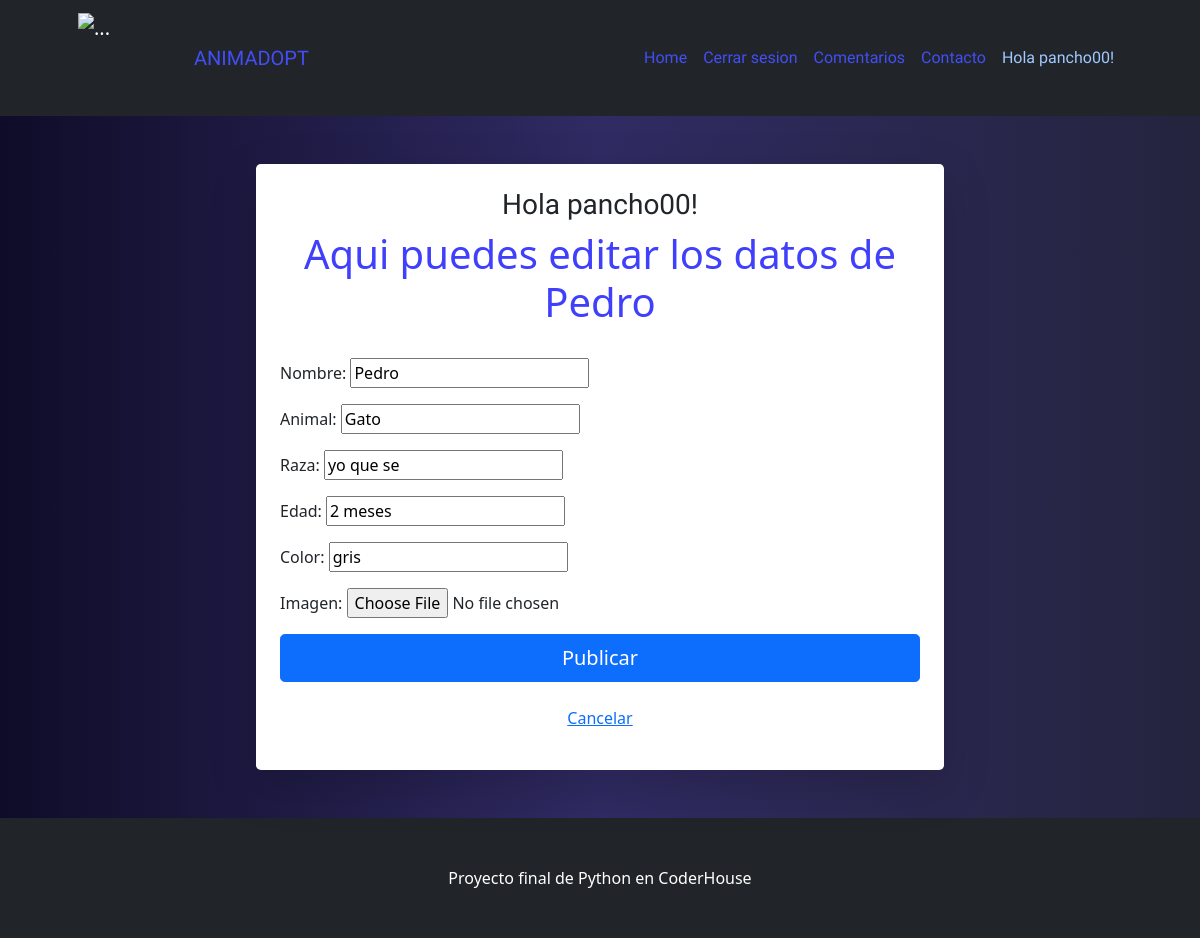
The app's page /editarmascota/7 (signed in) with its own data.
### blogapp/models.py (models this page shows)
class Mascotass(models.Model):
    nombre = models.CharField(max_length=200)
    animal = models.CharField(max_length=200)
    raza = models.CharField(max_length=100)
    edad = models.CharField(max_length=100)
    color = models.CharField(max_length=200)
    imagen = models.ImageField(upload_to='fotosmascotas', null=True, blank=True)
    user = models.ForeignKey(User, on_delete=models.CASCADE)

### blogapp/views.py (the view)
# urls.py: path("editarmascota/<id>", editar_mascota, name="editar-mascota"),
@login_required
def editar_mascota(request, id):
    mascotas = Mascotass.objects.get(id=id)
    usuarios = request.user
    if request.method == "POST":
        formulario = MascotasEditForm(request.POST, request.FILES)
        if formulario.is_valid():
            data = formulario.cleaned_data
            mascotas.nombre = data["nombre"]
            mascotas.animal = data["animal"]
            mascotas.raza = data["raza"]
            mascotas.edad = data["edad"]
            mascotas.color = data["color"]
            mascotas.imagen = data["imagen"]
            mascotas.save()
        return redirect("home")
    else:
        formulario = MascotasEditForm(initial={"nombre":mascotas.nombre, "animal":mascotas.animal,"raza":mascotas.raza, "edad":mascotas.edad, "color":mascotas.color})
    return render(request, "blogapp/editar_mascotas.html", {"formulario": formulario, "mascotas": mascotas, "usuarios": usuarios})

### blogapp/forms.py
class MascotasEditForm(forms.Form):
    nombre = forms.CharField(max_length=200, required=False)
    animal = forms.CharField(max_length=200, required=False)
    raza = forms.CharField(max_length=100, required=False)
    edad = forms.CharField(max_length=100, required=False)
    color = forms.CharField(max_length=200, required=False)
    imagen = forms.ImageField()
    model = Mascotass

### blogapp/templates/blogapp/editar_mascotas.html (shortened to what this page needs)
{% extends 'blogapp/base.html' %}
{% block contenido %}
<div class="container px-5 my-5">
    <div class="row justify-content-center">
        <div class="col-lg-8">
            <div class="card border-0 rounded-3 shadow-lg">
                <div class="card-body p-4">
                    <div class="text-center">
                        <h3 style="font-family: 'Zen Dots', cursive;"> Hola {{usuarios.username}}! </h3>
                        <div class="h1 fw-light" style="color: rgb(63, 63, 252);">Aqui puedes editar los datos de {{mascotas.nombre}} </div>
                    </div>
                    <br>
                    <form method="post" enctype="multipart/form-data">
                        {{ formulario.as_p }}
                        <div class="d-grid">
                            <input class="btn btn-primary btn-lg" type="submit" value="Publicar">
                        </div>
                    </form>
                    <br>
                    <div class="d-grid; text-center">
                        <p><a href=" {% url 'home' %} ">Cancelar</a></p>
                    </div>
                </div>
            </div>
        </div>
    </div>
</div>
{% endblock %}

### blogapp/templates/blogapp/base.html (shortened to what this page needs)
<!DOCTYPE html>
<html lang="en">
    <head>
        {% load static %}
        <link href=" {% static 'css/styles.css' %} " rel="stylesheet" />
    </head>
    <body>
        <nav class="navbar navbar-expand-lg navbar-dark bg-dark">
            <div class="container px-5">
                <img class="navbar-brand" src="{% static 'assets/img/catslepp.svg' %}" width="100" height="100" alt="..." />
                <a style="font-family: 'Zen Dots', cursive; color: rgb(66, 78, 246);" class="navbar-brand" href=" {% url 'home' %} ">ANIMADOPT</a>
                <div class="collapse navbar-collapse" id="navbarSupportedContent">
                    <ul class="navbar-nav ms-auto mb-2 mb-lg-0">
                        <li class="nav-item"><a style="font-family: 'Zen Dots', cursive; color: rgb(66, 78, 246);" class="nav-link active" aria-current="page" href=" {% url 'home' %} ">Home</a></li>
                        {% if request.user.is_authenticated %}
                        <li class="nav-item"><a style="font-family: 'Zen Dots', cursive; color: rgb(66, 78, 246);" class="nav-link" href="{% url 'logout' %}">Cerrar sesion</a>
                            <li class="nav-item"><a style="font-family: 'Zen Dots', cursive; color: rgb(66, 78, 246);" class="nav-link" href="{% url 'lcomen' %}">Comentarios</a></li>
                            <li class="nav-item"><a style="font-family: 'Zen Dots', cursive; color: rgb(66, 78, 246);" class="nav-link" href="{% url 'contacto' %}">Contacto</a></li>
                            <li class="nav-item"><a style="font-family: 'Zen Dots', cursive; color: rgb(159, 201, 255);" class="nav-link" href="{% url 'perfil' request.user.id %}">Hola {{request.user.username}}!</a></li>
                        {% endif %}
                    </ul>
                </div>
            </div>
        </nav>
        {% block contenido %}
        {% endblock %}
        <footer class="py-5 bg-dark">
            <div class="container px-4 px-lg-5"><p class="m-0 text-center text-white">Proyecto final de Python en CoderHouse</p></div>
        </footer>
    </body>
</html>

### blogapp/templates/blogapp/base.html (style rules this page uses)
body { background-image: linear-gradient(to right, #0f0c29, #302b63, #24243e); }

### records on screen
Mascotass: nombre "Pedro", animal "Gato", raza "yo que se", edad "2 meses", color "gris"

### other values on screen
{{ request.user.username }} "pancho00"
{{ usuarios.username }} "pancho00"
